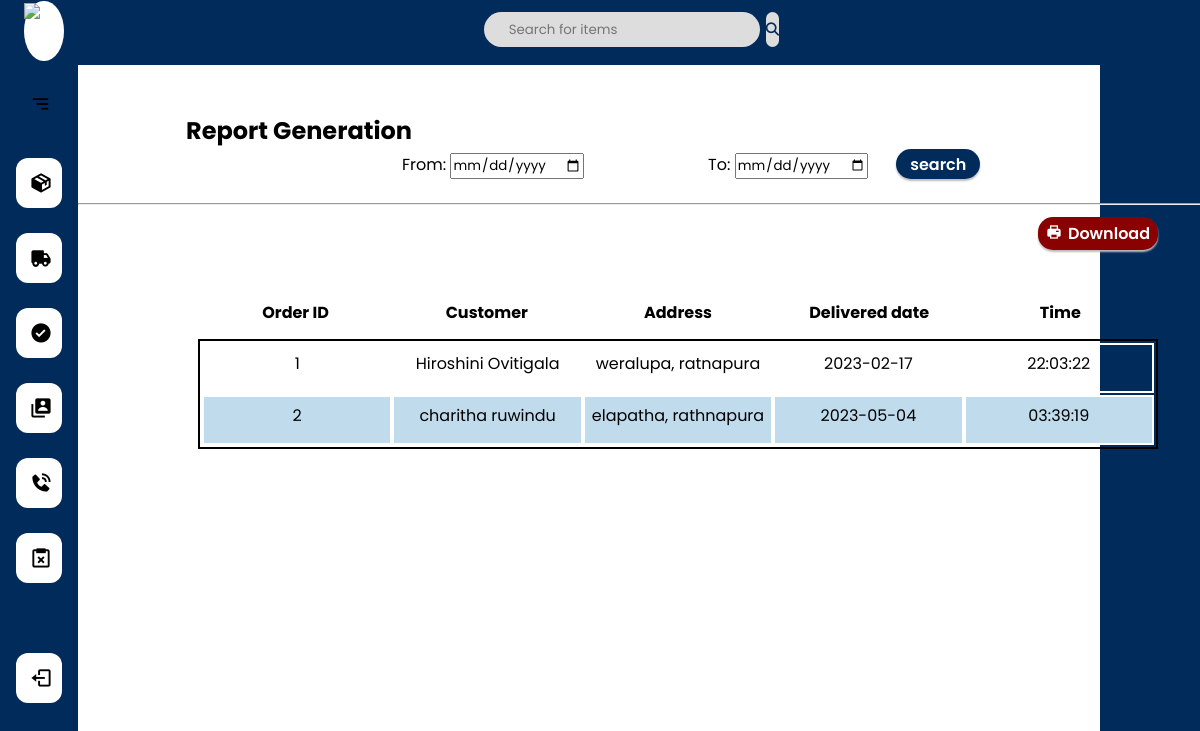
The app's page /delivery_person/delivered_report.php (signed in) with its own data.
### tables this page shows
CREATE TABLE `orders` (
  `id` int(10) NOT NULL,
  `address` varchar(100) NOT NULL,
  `price` varchar(10) NOT NULL,
  `customer_id` varchar(10) NOT NULL,
  `delivery_person_id` varchar(10) NOT NULL,
  `status` varchar(10) NOT NULL,
  `order_date` date DEFAULT NULL,
  `order_time` time DEFAULT NULL,
  `delivery_date` date DEFAULT NULL,
  `delivery_time` time DEFAULT NULL
);

CREATE TABLE `user` (
  `id` int(10) NOT NULL,
  `email` varchar(50) NOT NULL,
  `password` varchar(25) NOT NULL,
  `firstname` varchar(30) NOT NULL,
  `lastname` varchar(30) NOT NULL,
  `address` varchar(100) NOT NULL,
  `contact` varchar(10) NOT NULL,
  `role` varchar(20) NOT NULL,
  `photo` blob NOT NULL,
  `nic` varchar(12) NOT NULL
);

### delivery_person/delivered_report.php (the view, shortened to what this page needs)
<?php
require_once('navbar.php');
require_once('header.php');
$uid = $_SESSION['uid'];
?>
<!DOCTYPE html>
<html lang="en">
<head>
    <link href="https://unpkg.com/boxicons@2.1.4/css/boxicons.min.css" rel="stylesheet"/>
    <link rel="stylesheet" href="../css/delivery_person/delivered_report.css">
</head>
<body>
    <div class="content">
    <div class="topic"><h2 >Report Generation</h2></div>
    <div class="print_btn_container">
        <form action="" method="POST">
        <label for="begin" class="begin">From:</label>
        <input type="date" id="from_date" name="from_date">
        <label for="end" class="end">To:</label>
        <input type="date" id="to_date" name="to_date">
        <Button type="submit" name="search_btn" class="search_btn">search</Button>
        </form>
        <hr>
        <Button class="print_btn" onclick="window.print()"><i class='bx bxs-printer'></i>Download</Button>
    </div>
    <div class="head_container">
        <table class="topics">
                <tr>
                    <th>Order ID</th>
                    <th>Customer</th>
                    <th>Address</th>
                    <th> Delivered date</th>
                    <th> Time</th>
                </tr>
        </table>
    </div>
        <div class="record">
                <table class="details">
                <?php
                if(isset($_POST['search_btn'])){
                    $from_date = $_POST['from_date'];
                    $to_date = $_POST['to_date'];
                    $query="SELECT * from orders WHERE status = 'delivered' AND delivery_person_id = '$uid' AND delivery_date BETWEEN '$from_date' AND '$to_date'";
                    $result= mysqli_query($conn,$query);
                }else{
                    $query="SELECT * from orders WHERE status = 'delivered' AND delivery_person_id = '$uid'";
                    $result= mysqli_query($conn,$query);
                }
                    while($row = mysqli_fetch_assoc($result))
                    {
                        $cid = $row['customer_id'];
                        $query2="select * from user where id = $cid";
                        $result2= mysqli_query($conn,$query2);
                        $row2 = mysqli_fetch_assoc($result2);
                ?>
                    <tr>
                        <td><?php echo $row['id']; ?></td>
                        <td><?php echo $row2['firstname']; ?>  <?php echo $row2['lastname']?></td>
                        <td><?php echo $row['address']; ?></td>
                        <td><?php echo $row['delivery_date'];?></td>
                        <td><?php echo $row['delivery_time'];?></td>
                    </tr>
                    <?php
                    }
                    ?>
                </table>
        </div>
    </div>
</body>

### css/delivery_person/navbar.css (style rules this page uses)
* { margin: 0; padding: 0; box-sizing: border-box; font-family: "Poppins", sans-serif; --color-hover: #002B5B; --transition: all 0.2s ease; }

### css/delivery_person/header.css (style rules this page uses)
body { margin: 0%; font-family:'Gill Sans', 'Gill Sans MT', Calibri, 'Trebuchet MS', sans-serif; }

### css/delivery_person/delivered_report.css (style rules this page uses)
body { margin: 0%; }
.content { width: 100%; height: 100%; position: fixed; top: 65px; left: 78px; transition: var(--transition); overflow: scroll; }
.head_container { width: 80%; margin-left: 10%; }
.record { margin-top: 1%; border: 2px solid; width: 80%; margin-left: 10%; }
.topic { float: left; margin-top: 4%; margin-left: 9%; position: absolute; }
.print_btn_container { margin-top: 7%; }
.print_btn { margin-bottom: 4%; margin-left: 80%; cursor: pointer; width: 10%; height: 33px; border: none; font-weight: 600; font-size: medium; background-color: #8a0101; color: white; border-radius: 15px; box-shadow: 0 2px 2px 0 #bbbbbb; }
.print_btn i { padding-right: 5%; }
.topics, .details { font-family: "Poppins", sans-serif; margin: auto; width: 100%; margin-left: 50%; transform: translateX(-50%); }
.details tr { text-align: left; padding-left: 10%; }
.details td { padding-top: 6px; width: 20%; height: 50px; float: left; text-align: center; border: 2px solid white; }
.topics th { width: 20%; float: left; text-align: center; }
.details tr:nth-child(even) { background-color: #c0dbeb; }
.begin { margin-left: 27%; }
.end { margin-left: 10%; }
.search_btn { margin-left: 2%; height: 30px; cursor: pointer; width: 7%; border: none; font-weight: 600; font-size: medium; background-color: #002B5B; color: white; border-radius: 15px; box-shadow: 0 2px 2px 0 #bbbbbb; }
hr { margin-top: 2%; margin-bottom: 1%; }

### records on screen
orders: id "1", user.firstname "Hiroshini", user.lastname "Ovitigala", address "weralupa, ratnapura", delivery_date "2023-02-17", delivery_time "22:03:22"
orders: id "2", user.firstname "charitha", user.lastname "ruwindu", address "elapatha, rathnapura", delivery_date "2023-05-04", delivery_time "03:39:19"
